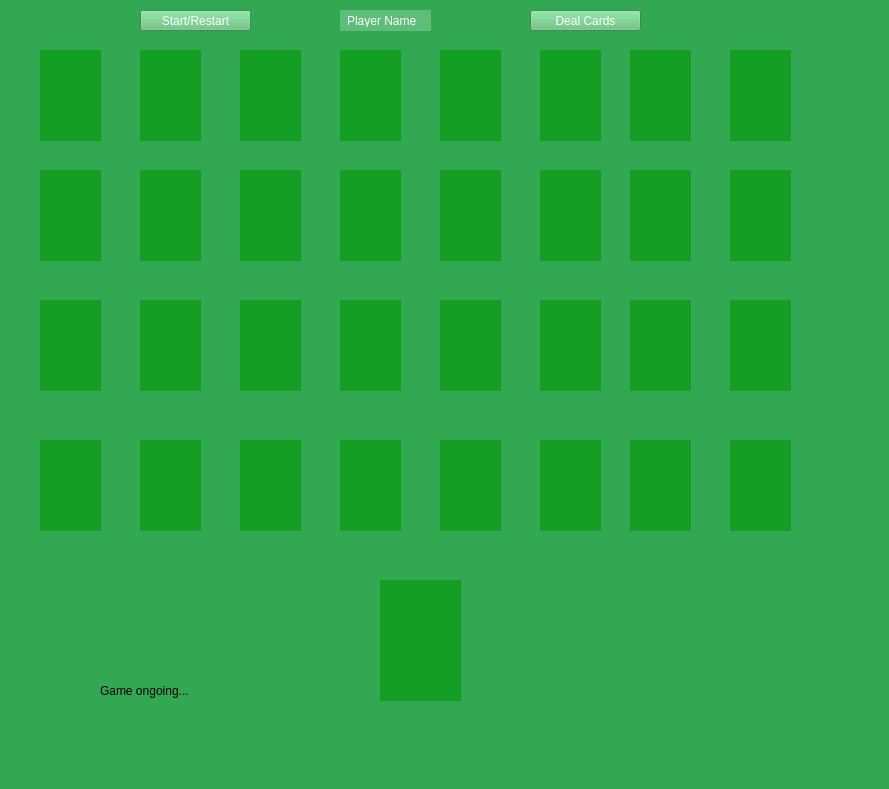
<?xml version="1.0" encoding="UTF-8"?>
<ui version="4.0">
 <class>DifficultMode</class>
 <widget class="QMainWindow" name="DifficultMode">
  <property name="geometry">
   <rect>
    <x>0</x>
    <y>0</y>
    <width>889</width>
    <height>789</height>
   </rect>
  </property>
  <property name="windowTitle">
   <string>DifficultMode</string>
  </property>
  <property name="styleSheet">
   <string notr="true">background-color: rgb(50, 168, 82)</string>
  </property>
  <widget class="QWidget" name="centralwidget">
   <widget class="QLabel" name="label">
    <property name="geometry">
     <rect>
      <x>340</x>
      <y>10</y>
      <width>91</width>
      <height>21</height>
     </rect>
    </property>
    <property name="styleSheet">
     <string notr="true">background-color: rgb(94, 189, 120);
font-family: Arial;
padding: 4px;
color: white;</string>
    </property>
    <property name="text">
     <string>Player Name</string>
    </property>
   </widget>
   <widget class="QPushButton" name="StartButton">
    <property name="geometry">
     <rect>
      <x>140</x>
      <y>10</y>
      <width>111</width>
      <height>21</height>
     </rect>
    </property>
    <property name="styleSheet">
     <string notr="true">background-color: rgb(94, 189, 120);
font-family: Arial;
padding: 4px;
color: white;</string>
    </property>
    <property name="text">
     <string>Start/Restart</string>
    </property>
   </widget>
   <widget class="QPushButton" name="DealButton">
    <property name="geometry">
     <rect>
      <x>530</x>
      <y>10</y>
      <width>111</width>
      <height>21</height>
     </rect>
    </property>
    <property name="styleSheet">
     <string notr="true">background-color: rgb(94, 189, 120);
font-family: Arial;
padding: 4px;
color: white;</string>
    </property>
    <property name="text">
     <string>Deal Cards</string>
    </property>
   </widget>
   <widget class="QLabel" name="hearts2label">
    <property name="geometry">
     <rect>
      <x>40</x>
      <y>50</y>
      <width>61</width>
      <height>91</height>
     </rect>
    </property>
    <property name="styleSheet">
     <string notr="true">background-color: rgb(20, 159, 36);</string>
    </property>
    <property name="text">
     <string/>
    </property>
    <property name="pixmap">
     <pixmap>cards/2_of_clubs.png</pixmap>
    </property>
    <property name="scaledContents">
     <bool>true</bool>
    </property>
   </widget>
   <widget class="QLabel" name="diamonds2label">
    <property name="geometry">
     <rect>
      <x>140</x>
      <y>50</y>
      <width>61</width>
      <height>91</height>
     </rect>
    </property>
    <property name="styleSheet">
     <string notr="true">background-color: rgb(20, 159, 36);</string>
    </property>
    <property name="text">
     <string/>
    </property>
    <property name="pixmap">
     <pixmap>cards/2_of_clubs.png</pixmap>
    </property>
    <property name="scaledContents">
     <bool>true</bool>
    </property>
   </widget>
   <widget class="QLabel" name="clubs2label">
    <property name="geometry">
     <rect>
      <x>240</x>
      <y>50</y>
      <width>61</width>
      <height>91</height>
     </rect>
    </property>
    <property name="styleSheet">
     <string notr="true">background-color: rgb(20, 159, 36);</string>
    </property>
    <property name="text">
     <string/>
    </property>
    <property name="pixmap">
     <pixmap>cards/2_of_clubs.png</pixmap>
    </property>
    <property name="scaledContents">
     <bool>true</bool>
    </property>
   </widget>
   <widget class="QLabel" name="spades2label">
    <property name="geometry">
     <rect>
      <x>340</x>
      <y>50</y>
      <width>61</width>
      <height>91</height>
     </rect>
    </property>
    <property name="styleSheet">
     <string notr="true">background-color: rgb(20, 159, 36);</string>
    </property>
    <property name="text">
     <string/>
    </property>
    <property name="pixmap">
     <pixmap>cards/2_of_clubs.png</pixmap>
    </property>
    <property name="scaledContents">
     <bool>true</bool>
    </property>
   </widget>
   <widget class="QLabel" name="heart3label">
    <property name="geometry">
     <rect>
      <x>440</x>
      <y>50</y>
      <width>61</width>
      <height>91</height>
     </rect>
    </property>
    <property name="styleSheet">
     <string notr="true">background-color: rgb(20, 159, 36);</string>
    </property>
    <property name="text">
     <string/>
    </property>
    <property name="pixmap">
     <pixmap>cards/2_of_clubs.png</pixmap>
    </property>
    <property name="scaledContents">
     <bool>true</bool>
    </property>
   </widget>
   <widget class="QLabel" name="diamonds3label">
    <property name="geometry">
     <rect>
      <x>540</x>
      <y>50</y>
      <width>61</width>
      <height>91</height>
     </rect>
    </property>
    <property name="styleSheet">
     <string notr="true">background-color: rgb(20, 159, 36);</string>
    </property>
    <property name="text">
     <string/>
    </property>
    <property name="pixmap">
     <pixmap>cards/2_of_clubs.png</pixmap>
    </property>
    <property name="scaledContents">
     <bool>true</bool>
    </property>
   </widget>
   <widget class="QLabel" name="clubs3label">
    <property name="geometry">
     <rect>
      <x>630</x>
      <y>50</y>
      <width>61</width>
      <height>91</height>
     </rect>
    </property>
    <property name="styleSheet">
     <string notr="true">background-color: rgb(20, 159, 36);</string>
    </property>
    <property name="text">
     <string/>
    </property>
    <property name="pixmap">
     <pixmap>cards/2_of_clubs.png</pixmap>
    </property>
    <property name="scaledContents">
     <bool>true</bool>
    </property>
   </widget>
   <widget class="QLabel" name="spades3label">
    <property name="geometry">
     <rect>
      <x>730</x>
      <y>50</y>
      <width>61</width>
      <height>91</height>
     </rect>
    </property>
    <property name="styleSheet">
     <string notr="true">background-color: rgb(20, 159, 36);</string>
    </property>
    <property name="text">
     <string/>
    </property>
    <property name="pixmap">
     <pixmap>cards/2_of_clubs.png</pixmap>
    </property>
    <property name="scaledContents">
     <bool>true</bool>
    </property>
   </widget>
   <widget class="QLabel" name="heart3label_500">
    <property name="geometry">
     <rect>
      <x>40</x>
      <y>170</y>
      <width>61</width>
      <height>91</height>
     </rect>
    </property>
    <property name="styleSheet">
     <string notr="true">background-color: rgb(20, 159, 36);</string>
    </property>
    <property name="text">
     <string/>
    </property>
   </widget>
   <widget class="QLabel" name="heart3label_2">
    <property name="geometry">
     <rect>
      <x>40</x>
      <y>300</y>
      <width>61</width>
      <height>91</height>
     </rect>
    </property>
    <property name="styleSheet">
     <string notr="true">background-color: rgb(20, 159, 36);</string>
    </property>
    <property name="text">
     <string/>
    </property>
   </widget>
   <widget class="QLabel" name="heart3label_3">
    <property name="geometry">
     <rect>
      <x>40</x>
      <y>440</y>
      <width>61</width>
      <height>91</height>
     </rect>
    </property>
    <property name="styleSheet">
     <string notr="true">background-color: rgb(20, 159, 36);</string>
    </property>
    <property name="text">
     <string/>
    </property>
   </widget>
   <widget class="QLabel" name="heart3label_4">
    <property name="geometry">
     <rect>
      <x>140</x>
      <y>170</y>
      <width>61</width>
      <height>91</height>
     </rect>
    </property>
    <property name="styleSheet">
     <string notr="true">background-color: rgb(20, 159, 36);</string>
    </property>
    <property name="text">
     <string/>
    </property>
   </widget>
   <widget class="QLabel" name="heart3label_5">
    <property name="geometry">
     <rect>
      <x>240</x>
      <y>170</y>
      <width>61</width>
      <height>91</height>
     </rect>
    </property>
    <property name="styleSheet">
     <string notr="true">background-color: rgb(20, 159, 36);</string>
    </property>
    <property name="text">
     <string/>
    </property>
   </widget>
   <widget class="QLabel" name="heart3label_6">
    <property name="geometry">
     <rect>
      <x>340</x>
      <y>170</y>
      <width>61</width>
      <height>91</height>
     </rect>
    </property>
    <property name="styleSheet">
     <string notr="true">background-color: rgb(20, 159, 36);</string>
    </property>
    <property name="text">
     <string/>
    </property>
   </widget>
   <widget class="QLabel" name="heart3label_7">
    <property name="geometry">
     <rect>
      <x>440</x>
      <y>170</y>
      <width>61</width>
      <height>91</height>
     </rect>
    </property>
    <property name="styleSheet">
     <string notr="true">background-color: rgb(20, 159, 36);</string>
    </property>
    <property name="text">
     <string/>
    </property>
   </widget>
   <widget class="QLabel" name="heart3label_8">
    <property name="geometry">
     <rect>
      <x>540</x>
      <y>170</y>
      <width>61</width>
      <height>91</height>
     </rect>
    </property>
    <property name="styleSheet">
     <string notr="true">background-color: rgb(20, 159, 36);</string>
    </property>
    <property name="text">
     <string/>
    </property>
   </widget>
   <widget class="QLabel" name="heart3label_9">
    <property name="geometry">
     <rect>
      <x>630</x>
      <y>170</y>
      <width>61</width>
      <height>91</height>
     </rect>
    </property>
    <property name="styleSheet">
     <string notr="true">background-color: rgb(20, 159, 36);</string>
    </property>
    <property name="text">
     <string/>
    </property>
   </widget>
   <widget class="QLabel" name="heart3label_10">
    <property name="geometry">
     <rect>
      <x>730</x>
      <y>170</y>
      <width>61</width>
      <height>91</height>
     </rect>
    </property>
    <property name="styleSheet">
     <string notr="true">background-color: rgb(20, 159, 36);</string>
    </property>
    <property name="text">
     <string/>
    </property>
   </widget>
   <widget class="QLabel" name="heart3label_11">
    <property name="geometry">
     <rect>
      <x>140</x>
      <y>300</y>
      <width>61</width>
      <height>91</height>
     </rect>
    </property>
    <property name="styleSheet">
     <string notr="true">background-color: rgb(20, 159, 36);</string>
    </property>
    <property name="text">
     <string/>
    </property>
   </widget>
   <widget class="QLabel" name="heart3label_12">
    <property name="geometry">
     <rect>
      <x>240</x>
      <y>300</y>
      <width>61</width>
      <height>91</height>
     </rect>
    </property>
    <property name="styleSheet">
     <string notr="true">background-color: rgb(20, 159, 36);</string>
    </property>
    <property name="text">
     <string/>
    </property>
   </widget>
   <widget class="QLabel" name="heart3label_13">
    <property name="geometry">
     <rect>
      <x>340</x>
      <y>300</y>
      <width>61</width>
      <height>91</height>
     </rect>
    </property>
    <property name="styleSheet">
     <string notr="true">background-color: rgb(20, 159, 36);</string>
    </property>
    <property name="text">
     <string/>
    </property>
   </widget>
   <widget class="QLabel" name="heart3label_14">
    <property name="geometry">
     <rect>
      <x>440</x>
      <y>300</y>
      <width>61</width>
      <height>91</height>
     </rect>
    </property>
    <property name="styleSheet">
     <string notr="true">background-color: rgb(20, 159, 36);</string>
    </property>
    <property name="text">
     <string/>
    </property>
   </widget>
   <widget class="QLabel" name="heart3label_15">
    <property name="geometry">
     <rect>
      <x>540</x>
      <y>300</y>
      <width>61</width>
      <height>91</height>
     </rect>
    </property>
    <property name="styleSheet">
     <string notr="true">background-color: rgb(20, 159, 36);</string>
    </property>
    <property name="text">
     <string/>
    </property>
   </widget>
   <widget class="QLabel" name="heart3label_16">
    <property name="geometry">
     <rect>
      <x>630</x>
      <y>300</y>
      <width>61</width>
      <height>91</height>
     </rect>
    </property>
    <property name="styleSheet">
     <string notr="true">background-color: rgb(20, 159, 36);</string>
    </property>
    <property name="text">
     <string/>
    </property>
   </widget>
   <widget class="QLabel" name="heart3label_17">
    <property name="geometry">
     <rect>
      <x>730</x>
      <y>300</y>
      <width>61</width>
      <height>91</height>
     </rect>
    </property>
    <property name="styleSheet">
     <string notr="true">background-color: rgb(20, 159, 36);</string>
    </property>
    <property name="text">
     <string/>
    </property>
   </widget>
   <widget class="QLabel" name="heart3label_18">
    <property name="geometry">
     <rect>
      <x>140</x>
      <y>440</y>
      <width>61</width>
      <height>91</height>
     </rect>
    </property>
    <property name="styleSheet">
     <string notr="true">background-color: rgb(20, 159, 36);</string>
    </property>
    <property name="text">
     <string/>
    </property>
   </widget>
   <widget class="QLabel" name="heart3label_19">
    <property name="geometry">
     <rect>
      <x>240</x>
      <y>440</y>
      <width>61</width>
      <height>91</height>
     </rect>
    </property>
    <property name="styleSheet">
     <string notr="true">background-color: rgb(20, 159, 36);</string>
    </property>
    <property name="text">
     <string/>
    </property>
   </widget>
   <widget class="QLabel" name="heart3label_20">
    <property name="geometry">
     <rect>
      <x>340</x>
      <y>440</y>
      <width>61</width>
      <height>91</height>
     </rect>
    </property>
    <property name="styleSheet">
     <string notr="true">background-color: rgb(20, 159, 36);</string>
    </property>
    <property name="text">
     <string/>
    </property>
   </widget>
   <widget class="QLabel" name="heart3label_21">
    <property name="geometry">
     <rect>
      <x>440</x>
      <y>440</y>
      <width>61</width>
      <height>91</height>
     </rect>
    </property>
    <property name="styleSheet">
     <string notr="true">background-color: rgb(20, 159, 36);</string>
    </property>
    <property name="text">
     <string/>
    </property>
   </widget>
   <widget class="QLabel" name="heart3label_22">
    <property name="geometry">
     <rect>
      <x>540</x>
      <y>440</y>
      <width>61</width>
      <height>91</height>
     </rect>
    </property>
    <property name="styleSheet">
     <string notr="true">background-color: rgb(20, 159, 36);</string>
    </property>
    <property name="text">
     <string/>
    </property>
   </widget>
   <widget class="QLabel" name="heart3label_23">
    <property name="geometry">
     <rect>
      <x>630</x>
      <y>440</y>
      <width>61</width>
      <height>91</height>
     </rect>
    </property>
    <property name="styleSheet">
     <string notr="true">background-color: rgb(20, 159, 36);</string>
    </property>
    <property name="text">
     <string/>
    </property>
   </widget>
   <widget class="QLabel" name="heart3label_24">
    <property name="geometry">
     <rect>
      <x>730</x>
      <y>440</y>
      <width>61</width>
      <height>91</height>
     </rect>
    </property>
    <property name="styleSheet">
     <string notr="true">background-color: rgb(20, 159, 36);</string>
    </property>
    <property name="text">
     <string/>
    </property>
   </widget>
   <widget class="QLabel" name="dealtcardlabel">
    <property name="geometry">
     <rect>
      <x>380</x>
      <y>580</y>
      <width>81</width>
      <height>121</height>
     </rect>
    </property>
    <property name="styleSheet">
     <string notr="true">background-color: rgb(20, 159, 36);</string>
    </property>
    <property name="text">
     <string/>
    </property>
    <property name="pixmap">
     <pixmap>cards/4_of_hearts.png</pixmap>
    </property>
    <property name="scaledContents">
     <bool>true</bool>
    </property>
   </widget>
   <widget class="QLabel" name="gamestate">
    <property name="geometry">
     <rect>
      <x>100</x>
      <y>650</y>
      <width>181</width>
      <height>81</height>
     </rect>
    </property>
    <property name="text">
     <string>Game ongoing...</string>
    </property>
   </widget>
  </widget>
  <widget class="QMenuBar" name="menubar">
   <property name="geometry">
    <rect>
     <x>0</x>
     <y>0</y>
     <width>889</width>
     <height>21</height>
    </rect>
   </property>
  </widget>
  <widget class="QStatusBar" name="statusbar"/>
 </widget>
 <resources/>
 <connections/>
</ui>
